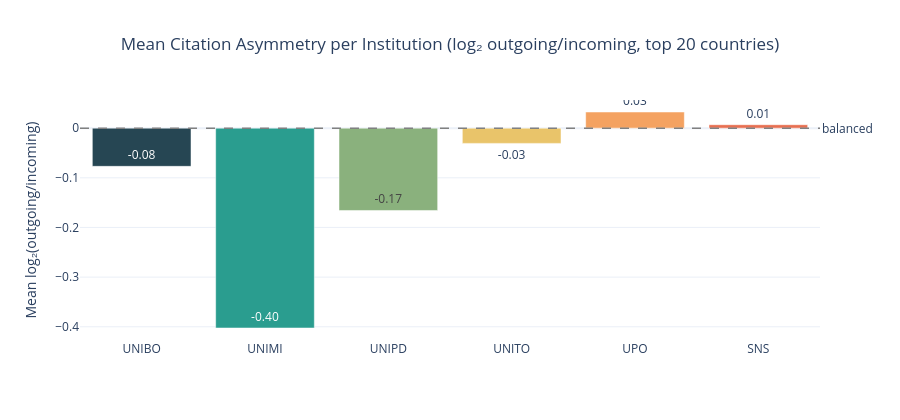

This figure's notebook cell:
### Code cell
fig = px.bar(
    summary.reset_index(),
    x="institution",
    y="mean_log2_ratio",
    color="institution",
    color_discrete_map=INST_COLORS,
    title="Mean Citation Asymmetry per Institution (log₂ outgoing/incoming, top 20 countries)",
    labels={"mean_log2_ratio": "Mean log₂(outgoing/incoming)",
            "institution": ""},
    template="plotly_white",
    text_auto=".2f"
)
fig.add_hline(y=0, line_width=1.5, line_dash="dash", line_color="gray",
              annotation_text="balanced", annotation_position="right")
fig.update_layout(title_x=0.5, showlegend=False, height=420)
fig.show()

### Figure 1 — Plotly figure (JSON) as saved in the notebook; plotly's stock layout.template omitted (floating-point values rounded to 4 significant figures)
{"data": [{"hovertemplate": "=%{x}<br>Mean log₂(outgoing/incoming)=%{y}<extra></extra>", "legendgroup": "UNIBO", "marker": {"color": "#264653", "pattern": {"shape": ""}}, "name": "UNIBO", "orientation": "v", "showlegend": true, "textposition": "auto", "texttemplate": "%{y:.2f}", "type": "bar", "x": ["UNIBO"], "xaxis": "x", "y": [-0.0769], "yaxis": "y"}, {"hovertemplate": "=%{x}<br>Mean log₂(outgoing/incoming)=%{y}<extra></extra>", "legendgroup": "UNIMI", "marker": {"color": "#2a9d8f", "pattern": {"shape": ""}}, "name": "UNIMI", "orientation": "v", "showlegend": true, "textposition": "auto", "texttemplate": "%{y:.2f}", "type": "bar", "x": ["UNIMI"], "xaxis": "x", "y": [-0.4025], "yaxis": "y"}, {"hovertemplate": "=%{x}<br>Mean log₂(outgoing/incoming)=%{y}<extra></extra>", "legendgroup": "UNIPD", "marker": {"color": "#8ab17d", "pattern": {"shape": ""}}, "name": "UNIPD", "orientation": "v", "showlegend": true, "textposition": "auto", "texttemplate": "%{y:.2f}", "type": "bar", "x": ["UNIPD"], "xaxis": "x", "y": [-0.1658], "yaxis": "y"}, {"hovertemplate": "=%{x}<br>Mean log₂(outgoing/incoming)=%{y}<extra></extra>", "legendgroup": "UNITO", "marker": {"color": "#e9c46a", "pattern": {"shape": ""}}, "name": "UNITO", "orientation": "v", "showlegend": true, "textposition": "auto", "texttemplate": "%{y:.2f}", "type": "bar", "x": ["UNITO"], "xaxis": "x", "y": [-0.03069], "yaxis": "y"}, {"hovertemplate": "=%{x}<br>Mean log₂(outgoing/incoming)=%{y}<extra></extra>", "legendgroup": "UPO", "marker": {"color": "#f4a261", "pattern": {"shape": ""}}, "name": "UPO", "orientation": "v", "showlegend": true, "textposition": "auto", "texttemplate": "%{y:.2f}", "type": "bar", "x": ["UPO"], "xaxis": "x", "y": [0.03253], "yaxis": "y"}, {"hovertemplate": "=%{x}<br>Mean log₂(outgoing/incoming)=%{y}<extra></extra>", "legendgroup": "SNS", "marker": {"color": "#e76f51", "pattern": {"shape": ""}}, "name": "SNS", "orientation": "v", "showlegend": true, "textposition": "auto", "texttemplate": "%{y:.2f}", "type": "bar", "x": ["SNS"], "xaxis": "x", "y": [0.006932], "yaxis": "y"}], "layout": {"annotations": [{"showarrow": false, "text": "balanced", "x": 1, "xanchor": "left", "xref": "x domain", "y": 0, "yanchor": "middle", "yref": "y"}], "barmode": "relative", "height": 420, "legend": {"title": {"text": ""}, "tracegroupgap": 0}, "shapes": [{"line": {"color": "gray", "dash": "dash", "width": 1.5}, "type": "line", "x0": 0, "x1": 1, "xref": "x domain", "y0": 0, "y1": 0, "yref": "y"}], "showlegend": false, "title": {"text": "Mean Citation Asymmetry per Institution (log₂ outgoing/incoming, top 20 countries)", "x": 0.5}, "xaxis": {"anchor": "y", "categoryarray": ["UNIBO", "UNIMI", "UNIPD", "UNITO", "UPO", "SNS"], "categoryorder": "array", "domain": [0, 1], "title": {"text": ""}}, "yaxis": {"anchor": "x", "domain": [0, 1], "title": {"text": "Mean log₂(outgoing/incoming)"}}}}
